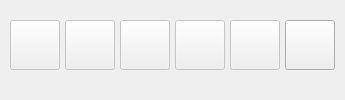
       <widget class="QWidget" name="toolsTab">
        <attribute name="title">
         <string>Annotation tools</string>
        </attribute>
        <layout class="QVBoxLayout" name="verticalLayout_4">
         <property name="spacing">
          <number>0</number>
         </property>
         <property name="margin">
          <number>0</number>
         </property>
         <item>
          <layout class="QHBoxLayout" name="horizontalLayout">
           <property name="spacing">
            <number>5</number>
           </property>
           <property name="leftMargin">
            <number>10</number>
           </property>
           <property name="topMargin">
            <number>20</number>
           </property>
           <property name="rightMargin">
            <number>10</number>
           </property>
           <property name="bottomMargin">
            <number>10</number>
           </property>
           <item>
            <widget class="QPushButton" name="rectToolBtn">
             <property name="enabled">
              <bool>false</bool>
             </property>
             <property name="sizePolicy">
              <sizepolicy hsizetype="Fixed" vsizetype="Fixed">
               <horstretch>0</horstretch>
               <verstretch>0</verstretch>
              </sizepolicy>
             </property>
             <property name="minimumSize">
              <size>
               <width>50</width>
               <height>50</height>
              </size>
             </property>
             <property name="maximumSize">
              <size>
               <width>50</width>
               <height>50</height>
              </size>
             </property>
             <property name="toolTip">
              <string>Add rectangle [Alt+R]</string>
             </property>
             <property name="text">
              <string/>
             </property>
             <property name="icon">
              <iconset resource="../icons.qrc">
               <normaloff>:/icons/icons/rectangle.png</normaloff>:/icons/icons/rectangle.png</iconset>
             </property>
             <property name="iconSize">
              <size>
               <width>24</width>
               <height>24</height>
              </size>
             </property>
             <property name="shortcut">
              <string>Alt+R</string>
             </property>
            </widget>
           </item>
           <item>
            <widget class="QPushButton" name="circleToolBtn">
             <property name="enabled">
              <bool>false</bool>
             </property>
             <property name="sizePolicy">
              <sizepolicy hsizetype="Fixed" vsizetype="Fixed">
               <horstretch>0</horstretch>
               <verstretch>0</verstretch>
              </sizepolicy>
             </property>
             <property name="minimumSize">
              <size>
               <width>50</width>
               <height>50</height>
              </size>
             </property>
             <property name="maximumSize">
              <size>
               <width>50</width>
               <height>50</height>
              </size>
             </property>
             <property name="toolTip">
              <string>Add circle [Alt+C]</string>
             </property>
             <property name="text">
              <string/>
             </property>
             <property name="icon">
              <iconset resource="../icons.qrc">
               <normaloff>:/icons/icons/circle.png</normaloff>:/icons/icons/circle.png</iconset>
             </property>
             <property name="iconSize">
              <size>
               <width>24</width>
               <height>24</height>
              </size>
             </property>
             <property name="shortcut">
              <string>Alt+C</string>
             </property>
            </widget>
           </item>
           <item>
            <widget class="QPushButton" name="ellipseToolBtn">
             <property name="enabled">
              <bool>false</bool>
             </property>
             <property name="sizePolicy">
              <sizepolicy hsizetype="Fixed" vsizetype="Fixed">
               <horstretch>0</horstretch>
               <verstretch>0</verstretch>
              </sizepolicy>
             </property>
             <property name="minimumSize">
              <size>
               <width>50</width>
               <height>50</height>
              </size>
             </property>
             <property name="maximumSize">
              <size>
               <width>50</width>
               <height>50</height>
              </size>
             </property>
             <property name="toolTip">
              <string>Add ellipse [Alt+E]</string>
             </property>
             <property name="text">
              <string/>
             </property>
             <property name="icon">
              <iconset resource="../icons.qrc">
               <normaloff>:/icons/icons/ellipse.png</normaloff>:/icons/icons/ellipse.png</iconset>
             </property>
             <property name="iconSize">
              <size>
               <width>24</width>
               <height>24</height>
              </size>
             </property>
             <property name="shortcut">
              <string>Alt+E</string>
             </property>
            </widget>
           </item>
           <item>
            <widget class="QPushButton" name="pointToolBtn">
             <property name="enabled">
              <bool>false</bool>
             </property>
             <property name="sizePolicy">
              <sizepolicy hsizetype="Fixed" vsizetype="Fixed">
               <horstretch>0</horstretch>
               <verstretch>0</verstretch>
              </sizepolicy>
             </property>
             <property name="minimumSize">
              <size>
               <width>50</width>
               <height>50</height>
              </size>
             </property>
             <property name="maximumSize">
              <size>
               <width>50</width>
               <height>50</height>
              </size>
             </property>
             <property name="toolTip">
              <string>Add point [Alt+P]</string>
             </property>
             <property name="text">
              <string/>
             </property>
             <property name="icon">
              <iconset resource="../icons.qrc">
               <normaloff>:/icons/icons/point.png</normaloff>:/icons/icons/point.png</iconset>
             </property>
             <property name="iconSize">
              <size>
               <width>16</width>
               <height>16</height>
              </size>
             </property>
             <property name="shortcut">
              <string>Alt+P</string>
             </property>
            </widget>
           </item>
           <item>
            <widget class="QPushButton" name="nonVisToolBtn">
             <property name="enabled">
              <bool>false</bool>
             </property>
             <property name="sizePolicy">
              <sizepolicy hsizetype="Fixed" vsizetype="Fixed">
               <horstretch>0</horstretch>
               <verstretch>0</verstretch>
              </sizepolicy>
             </property>
             <property name="minimumSize">
              <size>
               <width>50</width>
               <height>50</height>
              </size>
             </property>
             <property name="maximumSize">
              <size>
               <width>50</width>
               <height>50</height>
              </size>
             </property>
             <property name="toolTip">
              <string>Add non-visual annotation [Alt+N]</string>
             </property>
             <property name="text">
              <string/>
             </property>
             <property name="icon">
              <iconset resource="../icons.qrc">
               <normaloff>:/icons/icons/nonvisual.png</normaloff>:/icons/icons/nonvisual.png</iconset>
             </property>
             <property name="iconSize">
              <size>
               <width>32</width>
               <height>32</height>
              </size>
             </property>
             <property name="shortcut">
              <string>Alt+N</string>
             </property>
            </widget>
           </item>
           <item>
            <widget class="QPushButton" name="maskToolBtn">
             <property name="minimumSize">
              <size>
               <width>50</width>
               <height>50</height>
              </size>
             </property>
             <property name="maximumSize">
              <size>
               <width>50</width>
               <height>50</height>
              </size>
             </property>
             <property name="toolTip">
              <string>Add graphic mask</string>
             </property>
             <property name="text">
              <string/>
             </property>
             <property name="icon">
              <iconset resource="../icons.qrc">
               <normaloff>:/icons/icons/mask.png</normaloff>:/icons/icons/mask.png</iconset>
             </property>
             <property name="iconSize">
              <size>
               <width>24</width>
               <height>24</height>
              </size>
             </property>
             <property name="shortcut">
              <string>Alt+M</string>
             </property>
            </widget>
           </item>
           <item>
            <spacer name="horizontalSpacer">
             <property name="orientation">
              <enum>Qt::Horizontal</enum>
             </property>
             <property name="sizeType">
              <enum>QSizePolicy::Expanding</enum>
             </property>
             <property name="sizeHint" stdset="0">
              <size>
               <width>0</width>
               <height>10</height>
              </size>
             </property>
            </spacer>
           </item>
          </layout>
         </item>
         <item>
          <spacer name="verticalSpacer_2">
           <property name="orientation">
            <enum>Qt::Vertical</enum>
           </property>
           <property name="sizeHint" stdset="0">
            <size>
             <width>20</width>
             <height>1</height>
            </size>
           </property>
          </spacer>
         </item>
        </layout>
       </widget>
